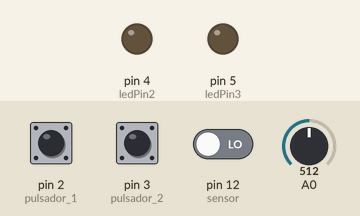
Simulated run of this sketch. Board: Arduino Uno, built with avr-gcc and run on an emulated ATmega328P. Shown: output pins drawn as LEDs (lit = HIGH). The inputs (shaded band) are chosen by the test bench; at power-on: pin 2 (pulsador_1) LOW, pin 12 (sensor) LOW, pin 3 (pulsador_2) LOW, A0 = 512. What the sketch prints to the serial monitor is not drawn.

Above: at 1.8 s.
1.9 s: pin 2 (pulsador_1) pulled HIGH for 0.6 s
At 2.4 s:
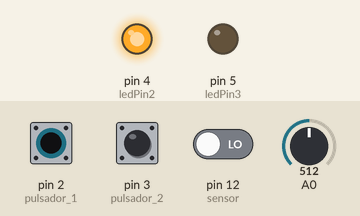
4.0 s: pin 12 (sensor) driven HIGH
At 5.2 s:
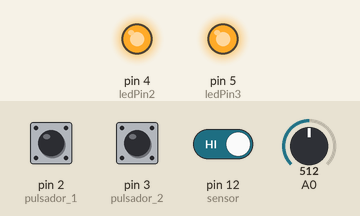
5.5 s: pin 3 (pulsador_2) pulled HIGH for 0.6 s
At 6.8 s:
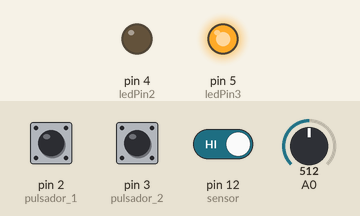
7.6 s: pin 2 (pulsador_1) pulled HIGH for 1 s
At 8.4 s:
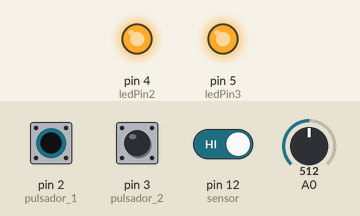
10.1 s: pin 3 (pulsador_2) pulled HIGH for 1 s
At 12.0 s:
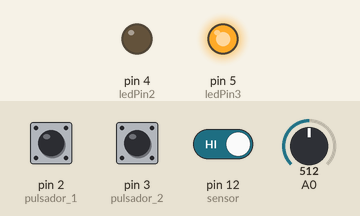
12.6 s: pin 2 (pulsador_1) driven HIGH and pin 3 (pulsador_2) driven HIGH
Timing chart, 0 to 15.6 s (numbered marks = the images above; inputs shaded):
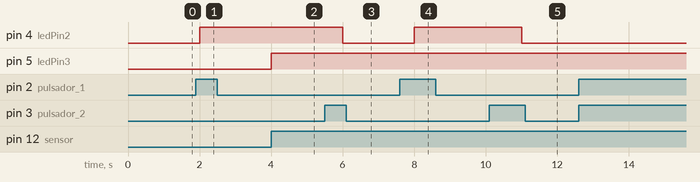

The sketch:

test_botoon.ino
```cpp
//int ledPin1 = 9;
//int ledPin2 = 8;
//int ledPin3 = 10;


int ledPin1 = 0;
int ledPin2 = 4;
int ledPin3 = 5;


//int pulsador_0 = 5; // analogRead(1) takes place at P2
//int pulsador_1 = 4; // analogRead(1) takes place at P2
//int pulsador_2 = 3; // analogRead(1) takes place at P2

int pulsador_0 = 1; // analogRead(1) takes place at P2
int pulsador_1 = 2; // analogRead(1) takes place at P2
int pulsador_2 = 3; // analogRead(1) takes place at P2
int sensor = 12; // analogRead(1) takes place at P2

//#include <SoftwareSerial.h>

void setup() {
  // put your setup code here, to run once:
  pinMode(ledPin1,OUTPUT);
  pinMode(ledPin2,OUTPUT);
   pinMode(ledPin3,OUTPUT);

  pinMode(pulsador_0,INPUT);
  pinMode(pulsador_1,INPUT);
  pinMode(pulsador_2,INPUT);
  pinMode(sensor,INPUT);
//  pinMode(A0,INPUT);


  digitalWrite(ledPin1,LOW);
  digitalWrite(ledPin2,LOW);
  digitalWrite(ledPin3,LOW);

  Serial.begin(9600);
}

void loop() {

    Serial.println(" ");
    Serial.print("D-> ");
    Serial.print(digitalRead(pulsador_0));
    Serial.print(" - ");
    Serial.print(digitalRead(pulsador_1));
    Serial.print(" - ");
    Serial.print(digitalRead(pulsador_2));
    Serial.print(" - ");
    Serial.print(analogRead(0));

  if(digitalRead(pulsador_0)){
    Serial.print(" - BOTON 1 ");
    digitalWrite(ledPin1,HIGH);
    digitalWrite(ledPin2,LOW);
    }

  if(digitalRead(pulsador_1)){
    Serial.print(" - BOTON 2 ");
    digitalWrite(ledPin2,HIGH);
    digitalWrite(ledPin1,LOW);
    }

  if(digitalRead(pulsador_2)){
    Serial.print(" - BOTON 3 ");
    digitalWrite(ledPin1,LOW);
    digitalWrite(ledPin2,LOW);
    }


  if(digitalRead(sensor)){
    Serial.print(" - SENSOR ");
    digitalWrite(ledPin3,HIGH);
    }

  if(digitalRead(sensor)==LOW){
    Serial.print(" - noSENSOR ");
    digitalWrite(ledPin3,LOW);
    }

  delay(1000);

}
```

Measured:
- after the input at 1.9 s, pin 4 (ledPin2): LOW → HIGH after 0.10 s
- after the input at 4.0 s, pin 5 (ledPin3): LOW → HIGH at once
- after the input at 5.5 s, pin 4 (ledPin2): HIGH → LOW after 0.51 s
- after the input at 7.6 s, pin 4 (ledPin2): LOW → HIGH after 0.41 s
- after the input at 10.1 s, pin 4 (ledPin2): HIGH → LOW after 0.91 s
